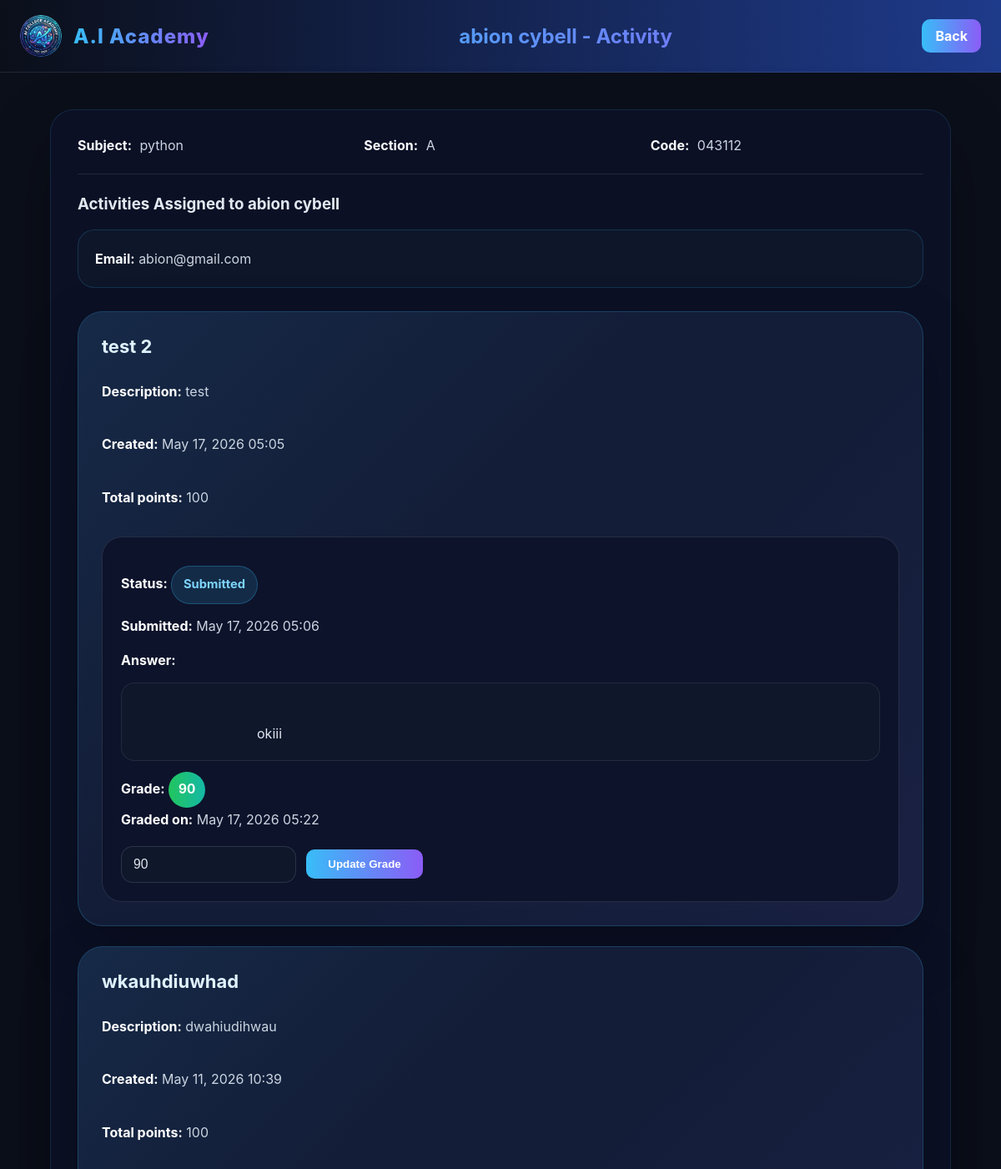
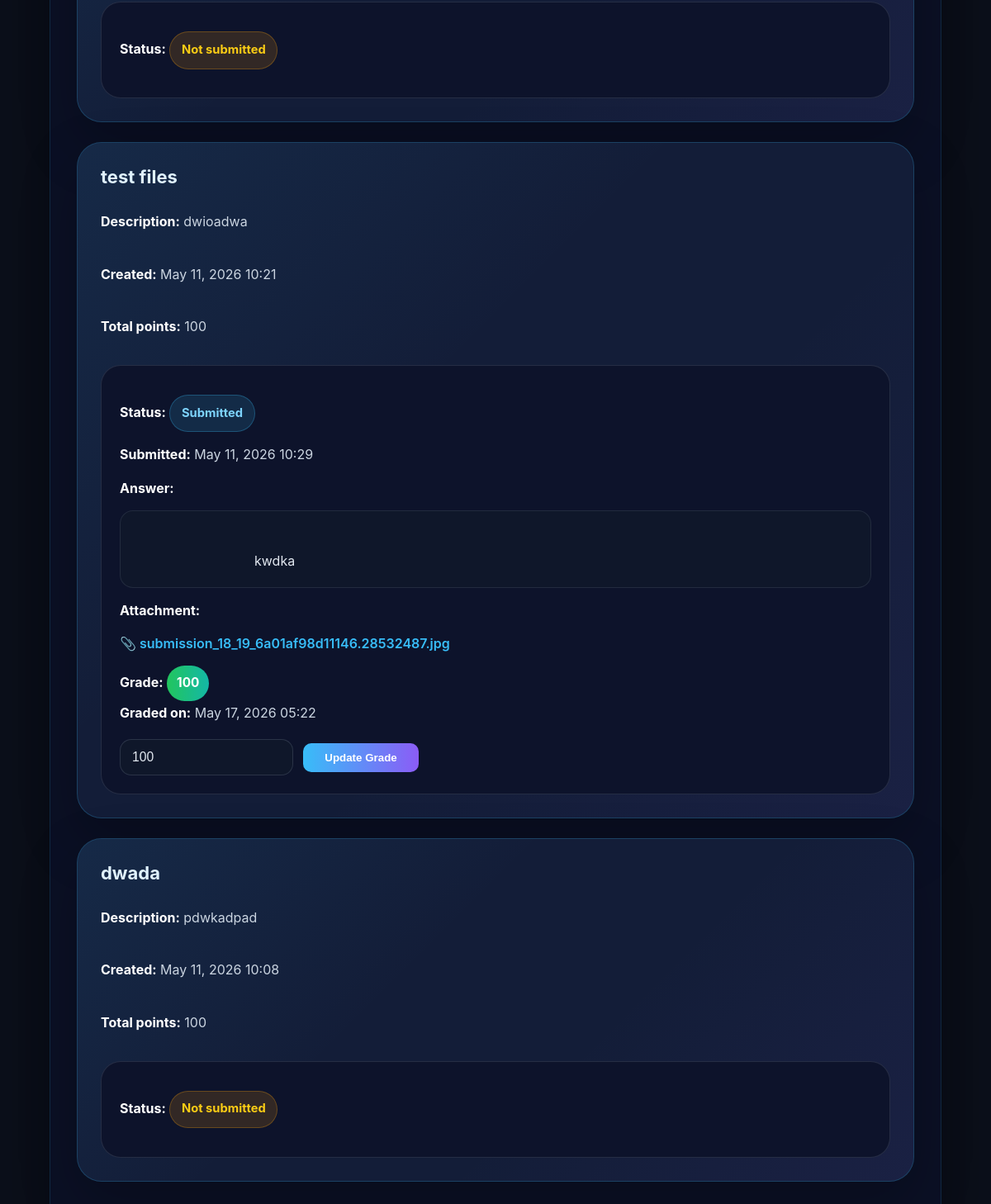
Page /public/pages/view_student.php?class_id=8&user_id=19 (signed in) on the committed database (2 pictures, top to bottom).
### tables this page shows
CREATE TABLE `users` (
  `id` int(11) NOT NULL,
  `firstname` varchar(100) DEFAULT NULL,
  `lastname` varchar(100) DEFAULT NULL,
  `email` varchar(100) DEFAULT NULL,
  `password` varchar(255) DEFAULT NULL,
  `role` enum('student','faculty') NOT NULL
);

CREATE TABLE `classes` (
  `classes_id` int(11) NOT NULL,
  `subject` varchar(100) NOT NULL,
  `section` varchar(50) NOT NULL,
  `code` varchar(50) NOT NULL,
  `user_id` int(11) DEFAULT NULL,
  `class_code` varchar(10) NOT NULL,
  `is_archived` tinyint(1) DEFAULT 0
);

CREATE TABLE `activities` (
  `id` int(11) NOT NULL,
  `class_id` int(11) NOT NULL,
  `name` varchar(255) NOT NULL,
  `description` text NOT NULL,
  `total_points` varchar(50) NOT NULL,
  `created_by` int(11) NOT NULL,
  `created_at` timestamp NOT NULL DEFAULT current_timestamp(),
  `due_date` date DEFAULT NULL,
  `attachment_path` varchar(500) DEFAULT NULL
);

CREATE TABLE `submissions` (
  `id` int(11) NOT NULL,
  `activity_id` int(11) NOT NULL,
  `student_id` int(11) NOT NULL,
  `answer` text NOT NULL,
  `attachment_path` varchar(500) DEFAULT NULL,
  `submitted_at` timestamp NOT NULL DEFAULT current_timestamp(),
  `grade` varchar(50) DEFAULT NULL,
  `graded_at` timestamp NULL DEFAULT NULL,
  `graded_by` int(11) DEFAULT NULL
);

### public/pages/view_student.php (the view, shortened to what this page needs)
<?php
require_once __DIR__ . '/../../src/Helpers/_init.php';
$user = $_SESSION['user'];
$class_id = $_GET['class_id'] ?? null;
$student_id = $_GET['user_id'] ?? null;
$stmt = $conn->prepare("
    SELECT subject, section, class_code
    FROM classes
    WHERE classes_id = ? AND user_id = ?
");
$stmt->bind_param("ii", $class_id, $user['id']);
$stmt->execute();
$class = $stmt->get_result()->fetch_assoc();
$student = null;
if ($student_id) {
    $stmt = $conn->prepare("
        SELECT u.id, u.firstname, u.lastname, u.email
        FROM users u
        JOIN enrollments e ON u.id = e.user_id
        WHERE e.class_id = ? AND u.id = ?
    ");
    $stmt->bind_param("ii", $class_id, $student_id);
    $stmt->execute();
    $student = $stmt->get_result()->fetch_assoc();
    $stmt = $conn->prepare("
        SELECT id, name, description, created_at, total_points
        FROM activities
        WHERE class_id = ?
        ORDER BY created_at DESC
    ");
    $stmt->bind_param("i", $class_id);
    $stmt->execute();
    $activities = $stmt->get_result()->fetch_all(MYSQLI_ASSOC);
    $submissions = [];
    foreach ($activities as $activity) {
        $stmt = $conn->prepare("
            SELECT id, answer, grade, submitted_at, graded_at, attachment_path
            FROM submissions
            WHERE activity_id = ? AND student_id = ?
        ");
        $stmt->bind_param("ii", $activity['id'], $student_id);
        $stmt->execute();
        $submission = $stmt->get_result()->fetch_assoc();
        $submissions[$activity['id']] = $submission;
    }
}
?>
<!DOCTYPE html>
<html>
<head>
<link rel="stylesheet" href="../assets/CSS/view_student.css">
</head>
<body>
<div class="header">
    <div class="left">
        <img src="../assets/images/logo.png" class="logo">
        <h1 class="brand">A.I Academy</h1>
    </div>
    <div class="middle">
        <?php if ($student): ?>
            <h2><?= htmlspecialchars($student['firstname'] . ' ' . $student['lastname']); ?> - Activity</h2>
        <?php else: ?>
            <h2><?= htmlspecialchars($class['subject']); ?> - Students</h2>
        <?php endif; ?>
    </div>
    <div class="right">
        <a href="view_class.php?class_id=<?= $class_id; ?>" class="logout">Back</a>
    </div>
</div>
<div class="container">
    <div class="page-card">
        <div class="page-meta">
            <span><strong>Subject:</strong> <?= htmlspecialchars($class['subject']); ?></span>
            <span><strong>Section:</strong> <?= htmlspecialchars($class['section']); ?></span>
            <span><strong>Code:</strong> <?= htmlspecialchars($class['class_code']); ?></span>
        </div>
    <hr>
    <?php if ($student): ?>
        <h3>Activities Assigned to <?= htmlspecialchars($student['firstname'] . ' ' . $student['lastname']); ?></h3>
        <div class="student-overview">
            <p><strong>Email:</strong> <?= htmlspecialchars($student['email']); ?></p>
        </div>
        <?php if (count($activities) > 0): ?>
            <?php foreach ($activities as $activity): ?>
                <div class="activity-card">
                    <div class="activity-summary">
                        <h5><?= htmlspecialchars($activity['name']); ?></h5>
                        <div class="activity-meta">
                            <p><strong>Description:</strong> <?= htmlspecialchars($activity['description']); ?></p>
                            <p><strong>Created:</strong> <?= date('M d, Y H:i', strtotime($activity['created_at'])); ?></p>
                            <p><strong>Total points:</strong> <?= htmlspecialchars($activity['total_points']); ?></p>
                        </div>
                    </div>
                    <div class="submission-card">
                        <?php if (isset($submissions[$activity['id']]) && $submissions[$activity['id']]): ?>
                            <?php $sub = $submissions[$activity['id']]; ?>
                            <p class="status-message"><strong>Status:</strong> <span class="status-tag status-submitted">Submitted</span></p>
                            <p class="status-message"><strong>Submitted:</strong> <?= date('M d, Y H:i', strtotime($sub['submitted_at'])); ?></p>
                            <p class="status-message"><strong>Answer:</strong></p>
                            <div class="response-box">
                                <?= nl2br(htmlspecialchars($sub['answer'])); ?>
                            </div>
                            <?php if (!empty($sub['attachment_path'])): ?>
                                <p class="status-message"><strong>Attachment:</strong></p>
                                <p>
                                    <a href="../<?= htmlspecialchars($sub['attachment_path']); ?>" target="_blank" class="attachment-link">
                                        📎 <?= htmlspecialchars(basename($sub['attachment_path'])); ?>
                                    </a>
                                </p>
                            <?php endif; ?>
                            <?php if ($sub['grade']): ?>
                                <p class="status-message">
                                    <strong>Grade:</strong> <span class="grade-badge"><?= htmlspecialchars($sub['grade']); ?></span>
                                    <br>
                                    <strong>Graded on:</strong> <?= date('M d, Y H:i', strtotime($sub['graded_at'])); ?>
                                </p>
                                <form method="POST" action="../api/grade_submission.php" class="grade-form">
                                    <input type="number" step="0.01" min="0" max="<?= htmlspecialchars($activity['total_points'] ?? ''); ?>" name="grade" value="<?= htmlspecialchars($sub['grade']); ?>" required>
                                    <button type="submit" class="submit-btn">Update Grade</button>
                                </form>
                            <?php endif; ?>
                        <?php else: ?>
                            <p class="status-message">
                                <strong>Status:</strong> <span class="status-tag status-pending">Not submitted</span>
                            </p>
                        <?php endif; ?>
                    </div>
                </div>
            <?php endforeach; ?>
        <?php else: ?>
            <p>No activities assigned to this class yet.</p>
        <?php endif; ?>
    <?php endif; ?>
</div>
</body>
</html>

### rows in the picture
users: firstname+lastname "abion cybell", email "abion@gmail.com"
classes: subject "python", section "A", class_code "043112"
activities: name "test 2", description "test", created_at "May 17, 2026 05:05", total_points "100", id.submitted_at "May 17, 2026 05:06", id.answer "okiii", id.grade "90", id.graded_at "May 17, 2026 05:22", grade "90"
activities: name "wkauhdiuwhad", description "dwahiudihwau", created_at "May 11, 2026 10:39", total_points "100", shows "Status:"
activities: name "test files", description "dwioadwa", created_at "May 11, 2026 10:21", total_points "100", id.submitted_at "May 11, 2026 10:29", id.answer "kwdka", id.attachment_path "submission_18_19_6a01af98d11146.28532487.jpg", id.grade "100", id.graded_at "May 17, 2026 05:22", grade "100"
activities: name "dwada", description "pdwkadpad", created_at "May 11, 2026 10:08", total_points "100", shows "Status:"
